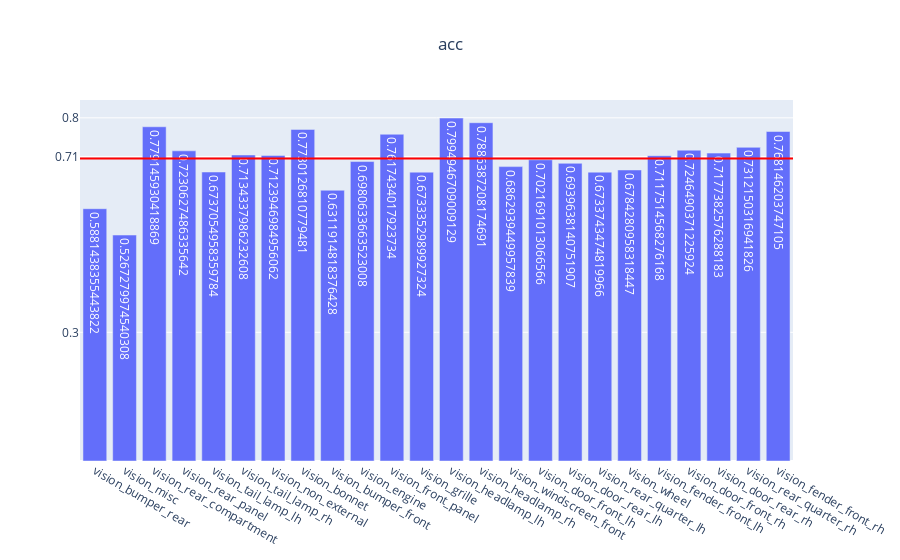

The code cell stored with this chart in its notebook:
### Code cell
genVisMulitlabel(partEvalMetrics, "acc")

### Figure 1 — Plotly figure (JSON) as saved in the notebook; plotly's stock layout.template omitted (floating-point values rounded to 4 significant figures)
{"data": [{"text": [0.5881, 0.5267, 0.7791, 0.7231, 0.6737, 0.7134, 0.7124, 0.773, 0.6312, 0.6981, 0.7617, 0.6733, 0.7995, 0.7886, 0.6863, 0.7022, 0.694, 0.6734, 0.6784, 0.7118, 0.7246, 0.7177, 0.7312, 0.7681], "type": "bar", "x": ["vision_bumper_rear", "vision_misc", "vision_rear_compartment", "vision_rear_panel", "vision_tail_lamp_lh", "vision_tail_lamp_rh", "vision_non_external", "vision_bonnet", "vision_bumper_front", "vision_engine", "vision_front_panel", "vision_grille", "vision_headlamp_lh", "vision_headlamp_rh", "vision_windscreen_front", "vision_door_front_lh", "vision_door_rear_lh", "vision_rear_quarter_lh", "vision_wheel", "vision_fender_front_lh", "vision_door_front_rh", "vision_door_rear_rh", "vision_rear_quarter_rh", "vision_fender_front_rh"], "y": [0.5881, 0.5267, 0.7791, 0.7231, 0.6737, 0.7134, 0.7124, 0.773, 0.6312, 0.6981, 0.7617, 0.6733, 0.7995, 0.7886, 0.6863, 0.7022, 0.694, 0.6734, 0.6784, 0.7118, 0.7246, 0.7177, 0.7312, 0.7681]}], "layout": {"shapes": [{"line": {"color": "red", "width": 2}, "type": "line", "x0": 0, "x1": 1, "xref": "x domain", "y0": 0.7054, "y1": 0.7054, "yref": "y"}], "title": {"text": "acc", "x": 0.5}, "yaxis": {"tickmode": "array", "tickvals": ["0.71", 0.3, 0.8]}}}
